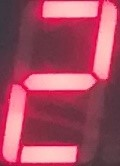
%> input picture matlab/rodon/1.jpg, 120 x 166 px
$ octave --eval "RadonTest;"   (GNU Octave 9; MATLAB toolbox functions it lacks are replaced by stand-ins)
%> lines starting %> are read from the running program, lines starting %| are printed output that depends on the picture; in (x1, y1, x2, y2) boxes, pixels count from 0 and x2, y2 are one past the last pixel; in counts of white or black regions, pixels touching at a corner belong together; the program's own positions count from 1
function RadonTest()

fileName='1.jpg';
srcImage=imread(fileName);
%> srcImage is the input picture: size 166x120x3 uint8; mean R, G, B 167, 78.5, 99.5
grayImage=rgb2gray(srcImage);
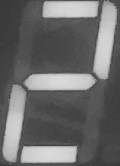
%> grayImage: size 166x120 uint8; min 55, max 219, mean 107.4

cannyImage=edge(grayImage,'canny');
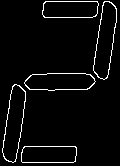
%> cannyImage: size 166x120 logical; 4.1% white in thin lines or dots
level = graythresh(grayImage);
%> level = 0.529
 BW = im2bw(grayImage,level);
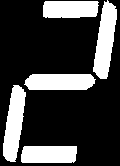
%> BW: size 166x120 logical; 25.8% white; 5 white regions, box (x1, y1, x2, y2) and area: (93, 0, 117, 79) 1153, (3, 85, 26, 162) 1113, (24, 74, 96, 90) 1048, (21, 146, 77, 163) 925, (43, 1, 99, 18) 905
theta=-25:0.1:25;
[R,x]=radon(cannyImage,theta);
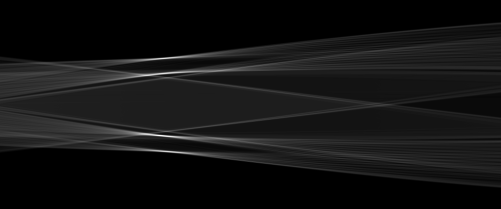
%> R: size 209x501 double; min 0, max 52.31, mean 3.9; drawn with min black and max white
%> x = 209 values from -104 to 104
[X,Y]=meshgrid(theta,x);
surf(X,Y,R)
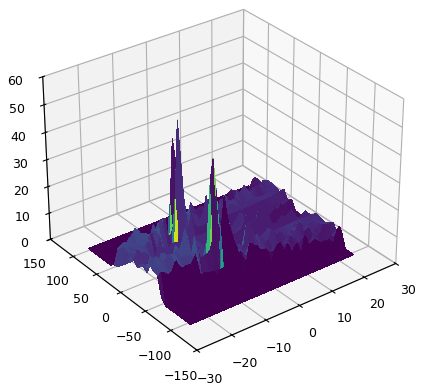
%> figure redrawn from the program's plot data
C = max(R)
%> C = 501 values, max 52.31 at index 160, min 8.75 at index 464, mean 17.86
%> `RadonTest;`:
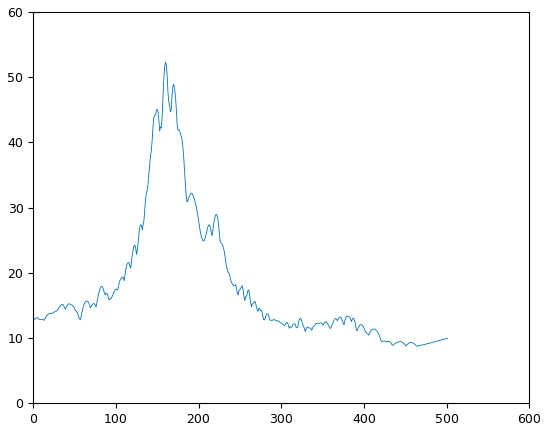
%> figure redrawn from the program's plot data; curve peaks at x = 160, y = 52.31
plot(C)
end

$ run again, with matlab/rodon/2.jpg copied over matlab/rodon/1.jpg
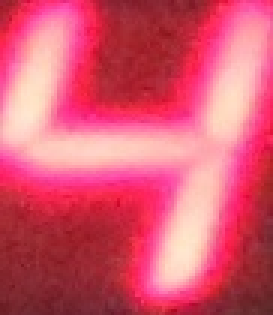
%> input picture matlab/rodon/2.jpg, 91 x 105 px (shown 3 times larger)
%> in RadonTest, srcImage is the input picture: size 105x91x3 uint8; mean R, G, B 217.9, 87.1, 112.3
%> in RadonTest, `cannyImage=edge(grayImage,'canny');`:
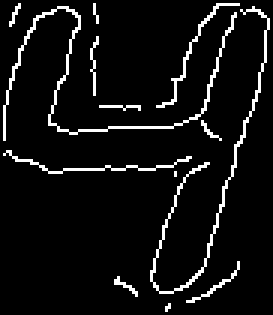
%> cannyImage: size 105x91 logical (shown 3 times larger); 6.6% white in thin lines or dots
%> level = 0.553
%> BW: size 105x91 logical; 37.4% white; 1 white region, box (x1, y1, x2, y2) and area: (0, 1, 91, 99) 3574
%> x = 143 values from -71 to 71
%> C = 501 values, max 49.05 at index 85, min 11.74 at index 395, mean 19.42
%> `RadonTest;`:
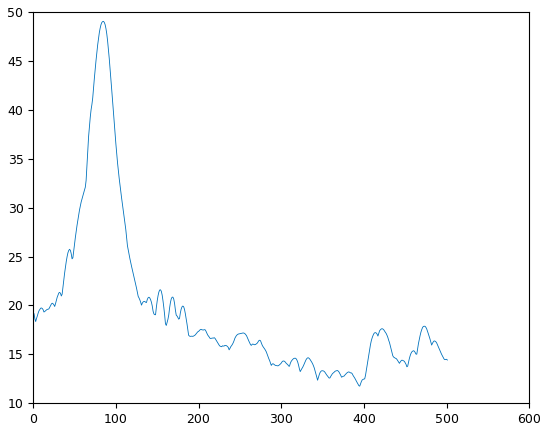
%> figure redrawn from the program's plot data; curve peaks at x = 85, y = 49.05

$ run again, with matlab/rodon/3.jpg copied over matlab/rodon/1.jpg
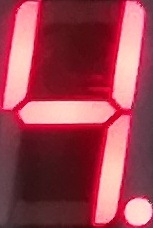
%> input picture matlab/rodon/3.jpg, 153 x 228 px
%> in RadonTest, srcImage is the input picture: size 228x153x3 uint8; mean R, G, B 156.4, 67, 80.7
%> in RadonTest, `cannyImage=edge(grayImage,'canny');`:
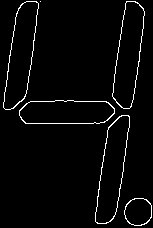
%> cannyImage: size 228x153 logical; 3.1% white in thin lines or dots
%> level = 0.506
%> BW: size 228x153 logical; 26.6% white; 7 white regions (2 under 20 px), largest, box (x1, y1, x2, y2) and area: (2, 1, 38, 110) 2247, (112, 1, 145, 109) 2232, (95, 115, 130, 223) 2173, (19, 101, 116, 124) 1994, (124, 197, 153, 226) 638
%> x = 279 values from -139 to 139
%> C = 501 values, max 121.5 at index 171, min 13.45 at index 10, mean 24.47
%> `RadonTest;`:
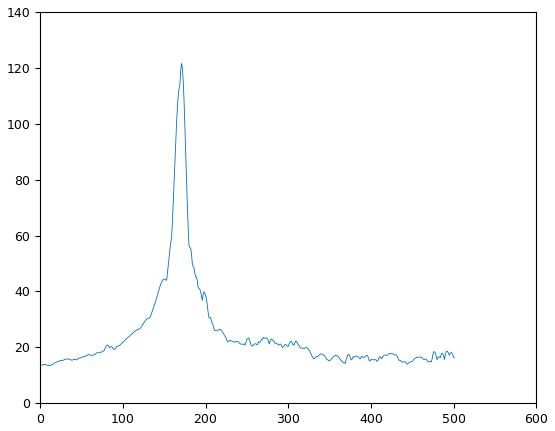
%> figure redrawn from the program's plot data; curve peaks at x = 171, y = 121.5
